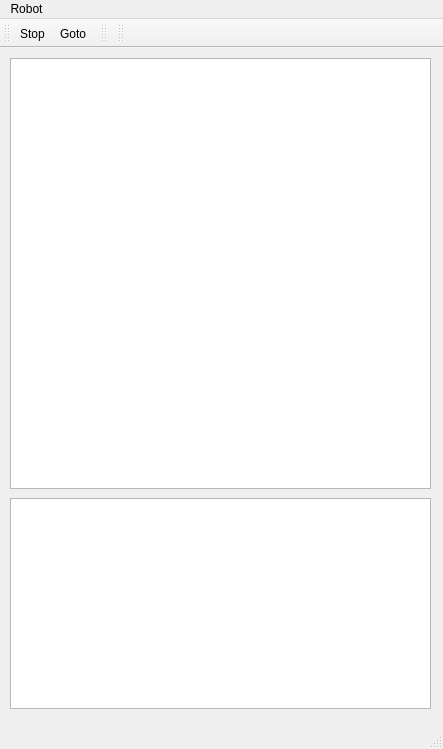
<?xml version="1.0" encoding="UTF-8"?>
<ui version="4.0">
 <class>robotGui</class>
 <widget class="QMainWindow" name="robotGui">
  <property name="geometry">
   <rect>
    <x>0</x>
    <y>0</y>
    <width>443</width>
    <height>749</height>
   </rect>
  </property>
  <property name="windowTitle">
   <string>robotGui</string>
  </property>
  <widget class="QWidget" name="centralWidget">
   <widget class="QGraphicsView" name="mapView">
    <property name="geometry">
     <rect>
      <x>10</x>
      <y>10</y>
      <width>421</width>
      <height>431</height>
     </rect>
    </property>
   </widget>
   <widget class="QTextBrowser" name="log">
    <property name="geometry">
     <rect>
      <x>10</x>
      <y>450</y>
      <width>421</width>
      <height>211</height>
     </rect>
    </property>
   </widget>
  </widget>
  <widget class="QMenuBar" name="menuBar">
   <property name="geometry">
    <rect>
     <x>0</x>
     <y>0</y>
     <width>443</width>
     <height>25</height>
    </rect>
   </property>
   <widget class="QMenu" name="menuRobot">
    <property name="title">
     <string>Robot</string>
    </property>
    <addaction name="actionConnect"/>
    <addaction name="separator"/>
    <addaction name="action_Quit"/>
   </widget>
   <addaction name="menuRobot"/>
  </widget>
  <widget class="QToolBar" name="navToolbar">
   <attribute name="toolBarArea">
    <enum>TopToolBarArea</enum>
   </attribute>
   <attribute name="toolBarBreak">
    <bool>false</bool>
   </attribute>
   <addaction name="actionStop"/>
   <addaction name="actionGoto"/>
  </widget>
  <widget class="QStatusBar" name="statusBar"/>
  <widget class="QToolBar" name="mapToolbar">
   <property name="windowTitle">
    <string>toolBar</string>
   </property>
   <attribute name="toolBarArea">
    <enum>TopToolBarArea</enum>
   </attribute>
   <attribute name="toolBarBreak">
    <bool>false</bool>
   </attribute>
  </widget>
  <widget class="QToolBar" name="toolBar">
   <property name="windowTitle">
    <string>toolBar</string>
   </property>
   <attribute name="toolBarArea">
    <enum>TopToolBarArea</enum>
   </attribute>
   <attribute name="toolBarBreak">
    <bool>false</bool>
   </attribute>
  </widget>
  <action name="actionConnect">
   <property name="text">
    <string>&amp;Connect ...</string>
   </property>
   <property name="toolTip">
    <string>Connect to a robot</string>
   </property>
  </action>
  <action name="action_Quit">
   <property name="text">
    <string>&amp;Quit</string>
   </property>
  </action>
  <action name="actionStop">
   <property name="enabled">
    <bool>true</bool>
   </property>
   <property name="text">
    <string>Stop</string>
   </property>
   <property name="toolTip">
    <string>Stop the robot</string>
   </property>
   <property name="visible">
    <bool>true</bool>
   </property>
  </action>
  <action name="actionGoto">
   <property name="text">
    <string>Goto</string>
   </property>
   <property name="toolTip">
    <string>Go to next goal</string>
   </property>
  </action>
  <action name="actionAddGoal">
   <property name="text">
    <string>AddGoal</string>
   </property>
   <property name="toolTip">
    <string>Add a goal</string>
   </property>
  </action>
 </widget>
 <layoutdefault spacing="6" margin="11"/>
 <resources/>
 <connections/>
</ui>
